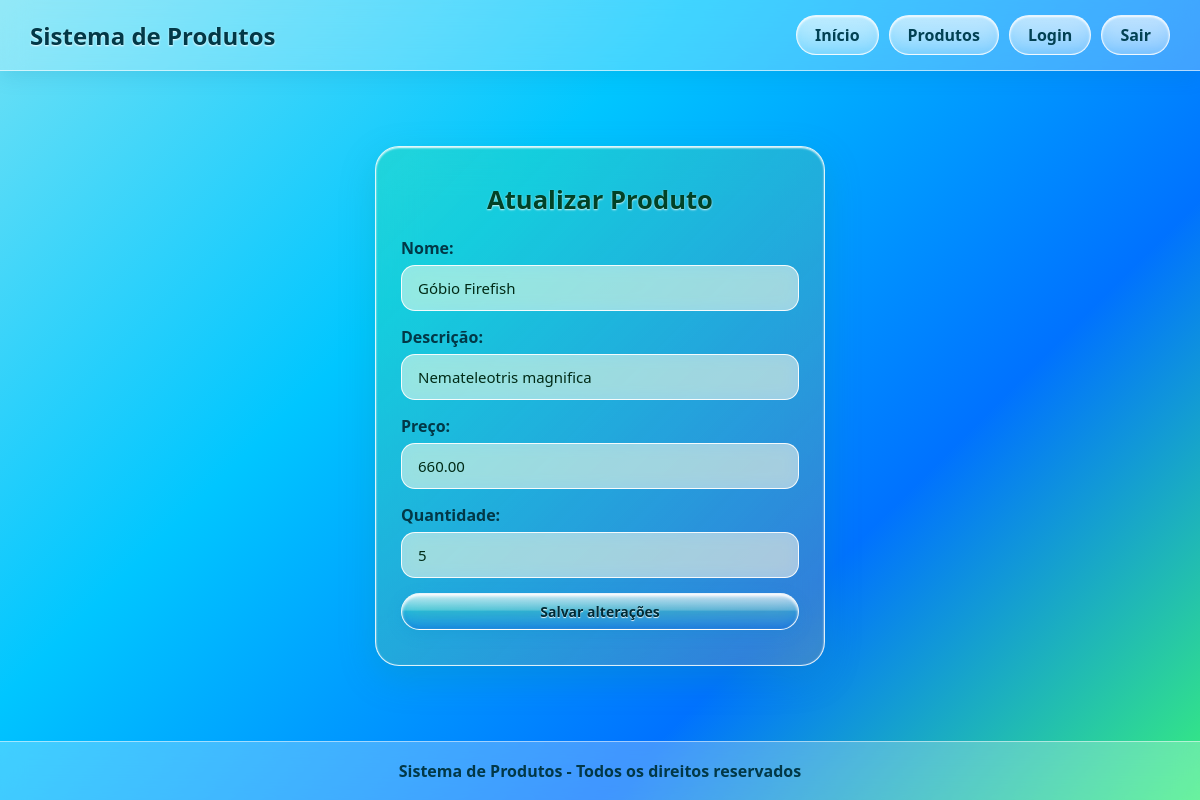
The app's page /produtos/atualizar.php?id=4 (signed in) with its own data.
### tables this page shows
CREATE TABLE `produtos` (
  `id` int(11) NOT NULL,
  `nome` varchar(100) NOT NULL,
  `descricao` varchar(255) NOT NULL,
  `preco` decimal(10,2) NOT NULL,
  `quantidade` int(11) NOT NULL
);

### produtos/atualizar.php (the view, shortened to what this page needs)
<?php
require __DIR__ . '/../conexao.php';
if ($_SERVER['REQUEST_METHOD'] == 'POST') {
    $id = $_POST['id'];
    $nome = $_POST['nome'];
    $descricao = $_POST['descricao'];
    $preco = $_POST['preco'];
    $quantidade = $_POST['quantidade'];
    $sql = "UPDATE produtos SET
            nome = '$nome',
            descricao = '$descricao',
            preco = '$preco',
            quantidade = '$quantidade'
            WHERE id = '$id'";
    mysqli_query($conexao, $sql);
    header('Location: listar.php');
    exit;
} else {
    $id = $_GET['id'];
    $sql = "SELECT * FROM produtos WHERE id = '$id'";
    $resultado = mysqli_query($conexao, $sql);
    $produto = mysqli_fetch_assoc($resultado);
}
?>
<?php require __DIR__ . '/../cabecalho.php'; ?>
<main class="main-content">
    <div class="glass-card card-editar-aquafruit">
        <h2>Atualizar Produto</h2>
        <form action="atualizar.php" method="POST" class="glass-form">
            <div class="input-group">
                <label for="nome">Nome:</label>
                <input type="text" id="nome" class="glass-input" name="nome" value="<?php echo $produto['nome']; ?>">
            </div>
            <div class="input-group">
                <label for="descricao">Descrição:</label>
                <input type="text" id="descricao" class="glass-input" name="descricao" value="<?php echo $produto['descricao']; ?>">
            </div>
            <div class="input-group">
                <label for="preco">Preço:</label>
                <input type="text" id="preco" class="glass-input" name="preco" value="<?php echo $produto['preco']; ?>">
            </div>
            <div class="input-group">
                <label for="quantidade">Quantidade:</label>
                <input type="text" id="quantidade" class="glass-input" name="quantidade" value="<?php echo $produto['quantidade']; ?>">
            </div>
            <button type="submit" class="glass-button btn-salvar-aquafruit">Salvar alterações</button>
        </form>
    </div>
</main>
<?php require __DIR__ . '/../rodape.php'; ?>

### css/style.css (style rules this page uses)
* { margin: 0; padding: 0; box-sizing: border-box; font-family: 'Segoe UI', Tahoma, Geneva, Verdana, sans-serif; }
body.glass-body { background: linear-gradient(135deg, #70e1f5 0%, #00c6ff 35%, #0072ff 70%, #38ef7d 100%); background-attachment: fixed; min-height: 100vh; color: #032b38; display: flex; flex-direction: column; overflow-x: hidden; }
body.glass-body::before { content: ""; position: fixed; top: 0; left: 0; width: 100vw; height: 100vh; pointer-events: none; z-index: -1; background-image: url('https://pngimg.com/uploads/fish/fish_PNG25126.png'), url('https://pngimg.com/uploads/fish/fish_PNG25142.png'), url('https://pngimg.com/uploads/fish/fish_PNG25114.png'), url('https://pngimg.com/uploads/fish/fish_PNG25120.png'), url('https://pngimg.com/uploads/fish/fish_PNG25134.png'); background-size: 90px auto, 75px auto, 80px auto, 60px auto, 110px auto; background-repeat: no-repeat; animation: nadarMundoAquatico 22s linear infinite; }
.login-container, .home-container, .main-content { flex: 1; width: 100%; max-width: 1100px; margin: 0 auto; display: flex; flex-direction: column; align-items: center; justify-content: center; padding: 30px 15px; }
.glass-card { background: linear-gradient(135deg, rgba(255, 255, 255, 0.45), rgba(255, 255, 255, 0.15)); backdrop-filter: blur(20px); -webkit-backdrop-filter: blur(20px); border: 1px solid rgba(255, 255, 255, 0.8); border-radius: 24px; padding: 35px 25px; width: 100%; max-width: 450px; box-shadow: 0 12px 35px rgba(0, 70, 110, 0.2), inset 0 1px 2px rgba(255, 255, 255, 0.9); }
.glass-card h2 { color: #023847; margin-bottom: 20px; text-align: center; font-size: 1.6rem; }
.glass-form { width: 100%; }
.glass-form label { display: block; margin-top: 15px; margin-bottom: 6px; font-weight: 600; color: #023847; }
.glass-input { width: 100%; padding: 12px 16px; border-radius: 14px; border: 1px solid rgba(255, 255, 255, 0.9); background: rgba(255, 255, 255, 0.35); backdrop-filter: blur(8px); outline: none; color: #01222b; font-size: 15px; transition: all 0.3s ease; }
.glass-button, .edit-button, .delete-button, a.glass-button, a.edit-button, a.delete-button, button.glass-button { display: inline-block !important; padding: 8px 20px !important; background: linear-gradient( 180deg, rgba(255, 255, 255, 0.75) 0%, rgba(137, 247, 254, 0.35) 45%, rgba(0, 198, 255, 0.25) 50%, rgba(0, 114, 255, 0.45) 100% ) !important; backdrop-filter: blur(12px) !important; -webkit-backdrop-filter: blur(12px) !important; color: #002b36 !important; font-weight: 700 !important; font-size: 14px !important; border: 1px solid rgba(255, 255, 255, 0.9) !important; border-radius: 30px !important; cursor: pointer !important; text-decoration: none !important; text-shadow: 0 1px 1px rgba(255, 255, 255, 0.9) !important; box-shadow: 0 4px 15px rgba(0, 140, 200, 0.2), inset 0 2px 3px rgba(255, 255, 255, 0.95), inset 0 -2px 5px rgba(0, 100, 180, 0.2) !important; transition: all 0.25s ease-in-out !important; text-align: center !important; }
.card-editar-aquafruit { background: linear-gradient(135deg, rgba(56, 239, 125, 0.25), rgba(255, 179, 71, 0.2)) !important; backdrop-filter: blur(20px); -webkit-backdrop-filter: blur(20px); border: 1.5px solid rgba(255, 255, 255, 0.85) !important; box-shadow: 0 12px 35px rgba(17, 153, 142, 0.25), inset 0 1px 2px rgba(255, 255, 255, 0.95) !important; }
.card-editar-aquafruit h2 { color: #014227 !important; text-shadow: 0 1px 2px rgba(255, 255, 255, 0.8); }
.card-editar-aquafruit .glass-input { background: rgba(255, 255, 255, 0.5) !important; border: 1px solid rgba(255, 255, 255, 0.9) !important; color: #002b17 !important; }
.btn-salvar-aquafruit { width: 100% !important; margin-top: 15px !important; background: linear-gradient( 180deg, rgba(255, 255, 255, 0.9) 0%, rgba(255, 200, 100, 0.5) 40%, rgba(255, 140, 0, 0.55) 50%, rgba(56, 239, 125, 0.65) 100% ) !important; color: #013821 !important; border: 1px solid rgba(255, 255, 255, 0.9) !important; box-shadow: 0 4px 15px rgba(56, 239, 125, 0.3), inset 0 2px 3px #fff !important; }

### records on screen
produtos: nome "Góbio Firefish", descricao "Nemateleotris magnifica", preco "660.00", quantidade "5"
